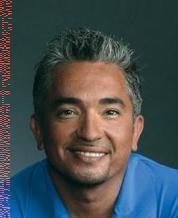
%> input picture stego_images/secret_o1.jpg, 178 x 218 px
$ octave histogram_analysis.m   (GNU Octave 9; MATLAB toolbox functions it lacks are replaced by stand-ins)
%> lines starting %> are read from the running program, lines starting %| are printed output that depends on the picture
clear all
close all
clc

stegoimage = imread('.\cycleGAN\stego_images\secret_o1.jpg');
%> stegoimage is the input picture: size 218x178x3 uint8; mean R, G, B 66.5, 76.8, 79.1
grayImageS = rgb2gray(stegoimage);
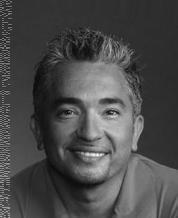
%> grayImageS: size 218x178 uint8; min 7, max 250, mean 74
[countS, binLocationS] = imhist(grayImageS);
%> countS = 256 values, max 1972 at index 46, min 0 at index 1, mean 151.6; binLocationS = 256 values from 0 to 255
figure;
bar(binLocationS, countS);
title('Histogram of StegoImage');
xlabel('Pixel Intensity');
ylabel('Frequency');
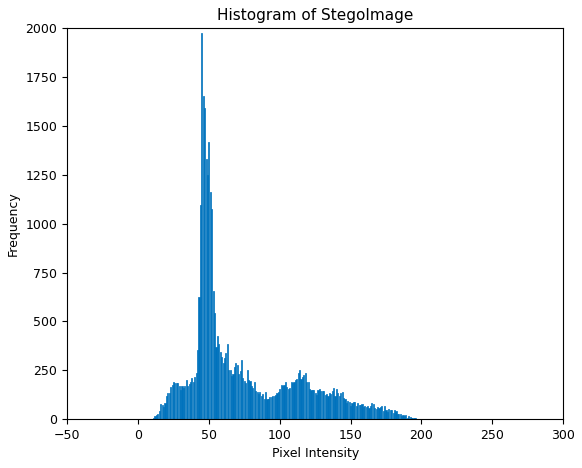
%> figure redrawn from the program's plot data; tallest bar 1972 high, from x = 44.6 to 45.4
imageMean = mean(grayImageS(:));
%> imageMean = 73.95
imageMedian = median(grayImageS(:));
%> imageMedian = 56
imageVariance = var(double(grayImageS(:)));
%> imageVariance = 1555.7
imageSkewness = skewness(double(grayImageS(:)));
%> imageSkewness = 1
fprintf('STEGO: \n Mean: %.4f \n Median: %.4f \n Variance: %.4f \n Skewness: %.4f \n', imageMean, imageMedian, imageVariance, imageSkewness);
%| STEGO:
%|  Mean: 73.9531
%|  Median: 56.0000
%|  Variance: 1555.7419
%|  Skewness: 1.0023

fprintf('\n')

coverImage = imread('.\cycleGAN\samples\originals\o1.jpg');
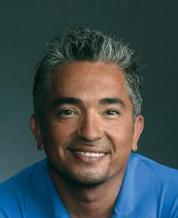
%> input picture samples/originals/o1.jpg, 178 x 218 px
%> coverImage is the input picture: size 218x178x3 uint8; mean R, G, B 63.3, 76.9, 79.1
grayImageC = rgb2gray(coverImage);
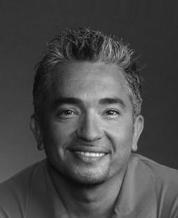
%> grayImageC: size 218x178 uint8; min 7, max 250, mean 73
[countC, binLocationC] = imhist(grayImageC);
%> countC = 256 values, max 1932 at index 46, min 0 at index 1, mean 151.6; binLocationC = 256 values from 0 to 255
figure;
bar(binLocationC, countC);
title('Histogram of CoverImage');
xlabel('Pixel Intensity');
ylabel('Frequency');
%> figure, not shown here; tallest bar 1932 high, from x = 44.6 to 45.4
imageMean1 = mean(grayImageC(:));
%> imageMean1 = 73.02
imageMedian1 = median(grayImageC(:));
%> imageMedian1 = 55
imageVariance1 = var(double(grayImageC(:)));
%> imageVariance1 = 1495.3
imageSkewness1 = skewness(double(grayImageC(:)));
%> imageSkewness1 = 1.08
fprintf('COVER: \n Mean: %.4f \n Median: %.4f \n Variance: %.4f \n Skewness: %.4f \n', imageMean1, imageMedian1, imageVariance1, imageSkewness1);
%| COVER:
%|  Mean: 73.0160
%|  Median: 55.0000
%|  Variance: 1495.2555
%|  Skewness: 1.0839
